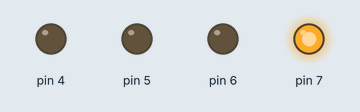
Bench run of a sketch on a simulated Arduino Uno, built with avr-gcc and run on an emulated ATmega328P. Shown: output pins drawn as LEDs (lit = HIGH).

Above: at 0.2 s.
At 1.2 s:
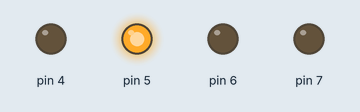
At 2.7 s:
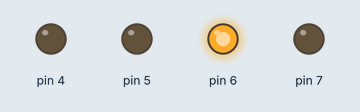
At 3.7 s:
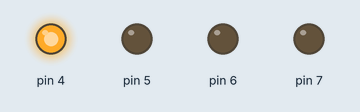
Timing chart, 0 to 4.6 s (numbered marks = the images above):
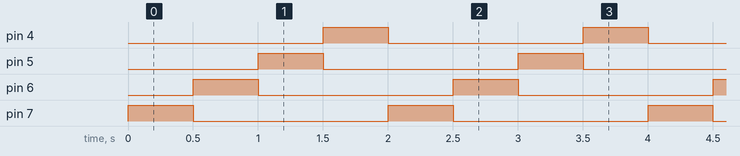

The sketch:

FlashLEDs.ino
```cpp
#define LED1 7
#define LED2 6
#define LED3 5
#define LED4 4

uint8_t led[4];

void setup()
{
  led[0] = LED1;
  led[1] = LED2;
  led[2] = LED3;
  led[3] = LED4;
  for(unsigned int i=0; i < 4; i++)
  {
        pinMode(led[i], OUTPUT);
        LEDoff(i+1);
  }
}

void loop()
{
  for(uint8_t i=1;i < 5; i++)
  {
    LEDon(i);//turn on LED i
    delay(500);
    LEDoff(i);//turn off it.
  }
}

void LEDon(uint8_t num)//num = 1, 2, 3, 4
{
 if((num > 0) && (num < 5))
digitalWrite(led[num-1], HIGH);
}

void LEDoff(uint8_t num)//num = 1, 2, 3, 4
{
 if((num > 0) && (num < 5))
   digitalWrite(led[num-1], LOW);
}
```

Measured:
- by itself, pin 4–7: alternates HIGH for 0.50 s and LOW for 1.5 s
- by itself, everything shown: repeats every 2.0 s, in 5 steps
